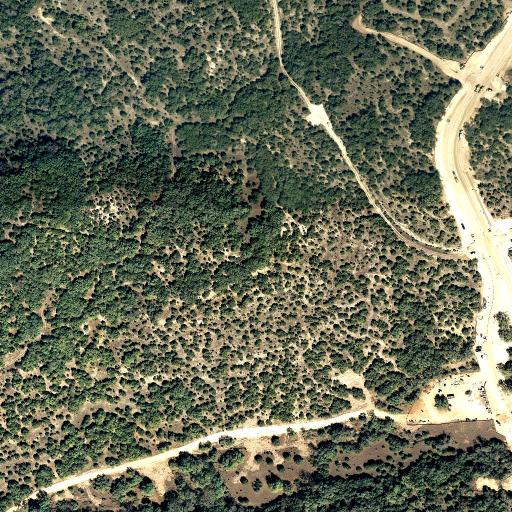
#> input picture data/Lot1_A/train_128.png, 1024 x 1024 px (shown at 1/2 size)
$ python -i forest_pipeline.py   (imports and definitions only)
#> lines starting #> are read from the running program, lines starting #| are printed output that depends on the picture
import numpy as np
from scipy import ndimage as ndi
from sklearn.cluster import KMeans, AgglomerativeClustering
from sklearn.metrics import silhouette_score
from skimage import color, io, morphology, util
from matplotlib import cm


# [7 lines left out: function load_image, not called in this run]


def rgb_to_hsv(image):
    return color.rgb2hsv(image)
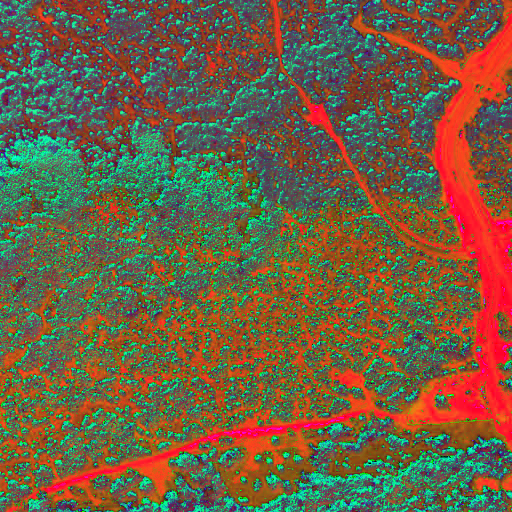
#> returned value: shape (1024, 1024, 3) float64 (shown at 1/2 size); mean of channels 0, 1, 2 0.265, 0.373, 0.442; drawn as B, G, R


def green_ratio(image, eps=1e-8):
#> called with eps = 1e-08
    rgb = image[..., :3]
    total = np.sum(rgb, axis=-1, keepdims=True) + eps
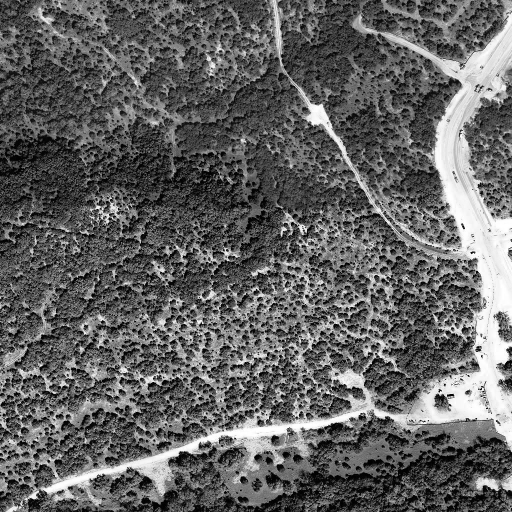
#> total: shape (1024, 1024, 1) float64 (shown at 1/2 size); min 1e-08, max 765, mean 297.2; drawn with min black and max white
    ratio = rgb[..., 1:2] / total
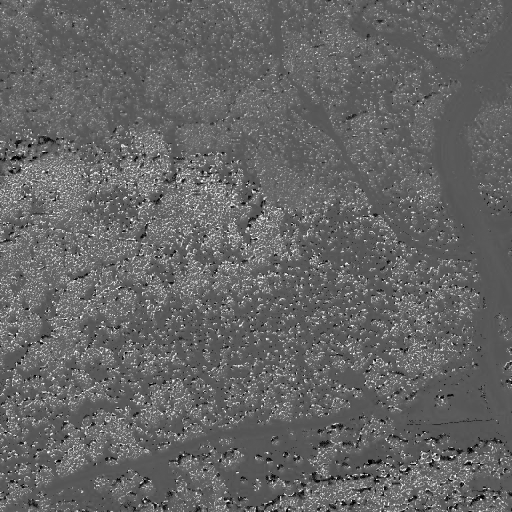
#> ratio: shape (1024, 1024, 1) float64 (shown at 1/2 size); min 0, max 1, mean 0.398
    return np.clip(ratio[..., 0], 0.0, 1.0)


def local_mean_variance(gray, radius=7):
#> called with radius = 7
    if gray.ndim != 2:
        raise ValueError('Local features require a grayscale image')
    size = 2 * radius + 1
    mean = ndi.uniform_filter(gray, size=size)
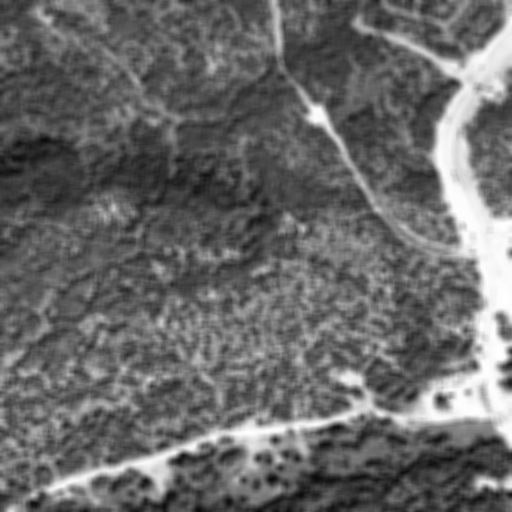
#> mean: shape (1024, 1024) float64 (shown at 1/2 size); min 0.033, max 0.999, mean 0.412
    mean_sq = ndi.uniform_filter(gray**2, size=size)
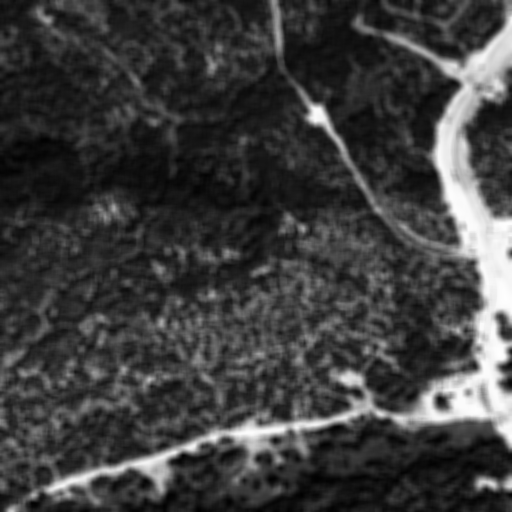
#> mean_sq: shape (1024, 1024) float64 (shown at 1/2 size); min 0.00286, max 0.997, mean 0.243
    variance = np.clip(mean_sq - mean**2, 0.0, None)
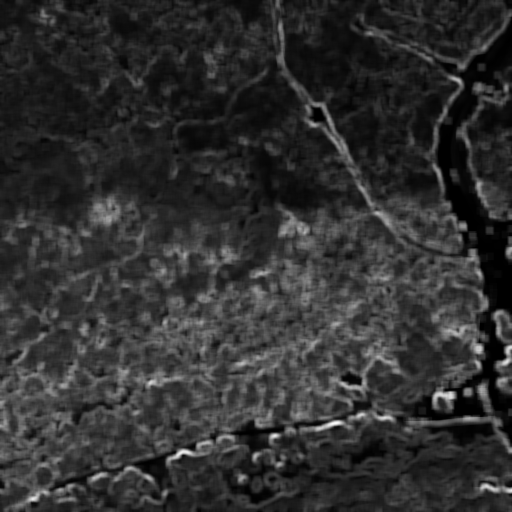
#> variance: shape (1024, 1024) float64 (shown at 1/2 size); min 5.25e-07, max 0.208, mean 0.0396; drawn with min black and max white
    return mean, variance


def build_pixel_features(image, include_local=True, radius=7):
    rgb = image[..., :3]
    hsv = rgb_to_hsv(rgb)
    ratio = green_ratio(rgb)[..., np.newaxis]
    gray = color.rgb2gray(rgb)
    features = [rgb, hsv, ratio]
    if include_local:
        local_mean, local_var = local_mean_variance(gray, radius=radius)
        features.append(local_mean[..., np.newaxis])
        features.append(local_var[..., np.newaxis])
    return np.concatenate(features, axis=-1)


# [24 lines left out: functions sample_pixel_features, choose_cluster_count, not called in this run]


def hierarchical_clustering(sampled_features, n_clusters=4, linkage='ward'):
    model = AgglomerativeClustering(n_clusters=n_clusters, linkage=linkage)
    return model.fit_predict(sampled_features)


# [28 lines left out: functions segment_kmeans, identify_vegetation_cluster, clean_mask, not called in this run]


def compute_area(mask, pixel_area=1.0):
    return float(mask.sum() * pixel_area)


# [24 lines left out: functions deforestation_map, overlay_mask, color_segments, not called in this run]

>>> import cv2
>>> picture = cv2.cvtColor(cv2.imread('../data/Lot1_A/train_128.png'), cv2.COLOR_BGR2RGB)
>>> result = build_pixel_features(picture)

$ run again, on data/Lot1_A/val_1.png
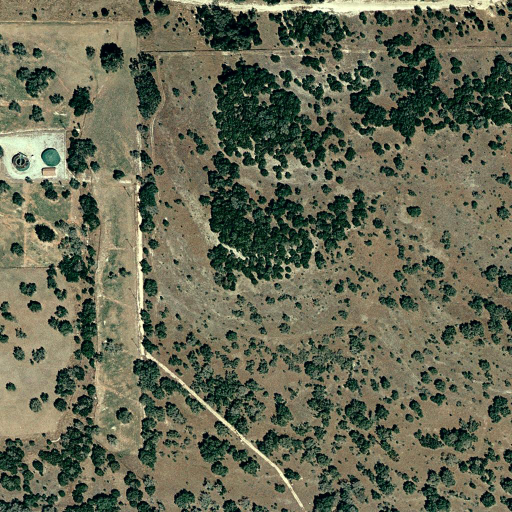
#> input picture data/Lot1_A/val_1.png, 1024 x 1024 px (shown at 1/2 size)
#> in local_mean_variance, `mean_sq = ndi.uniform_filter(gray**2, size=size)`:
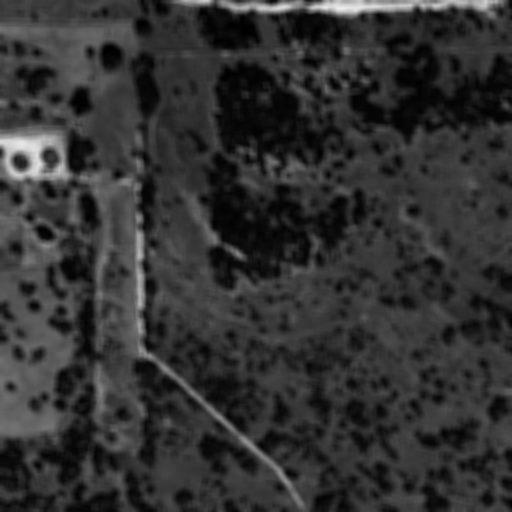
#> mean_sq: shape (1024, 1024) float64 (shown at 1/2 size); min 0.000177, max 0.932, mean 0.199
#> in local_mean_variance, `variance = np.clip(mean_sq - mean**2, 0.0, None)`:
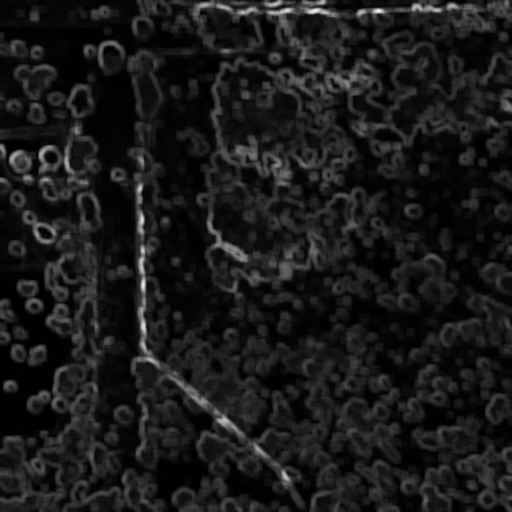
#> variance: shape (1024, 1024) float64 (shown at 1/2 size); min 7.69e-05, max 0.186, mean 0.019; drawn with min black and max white

$ run again, on data/Lot1_A/val_12.png
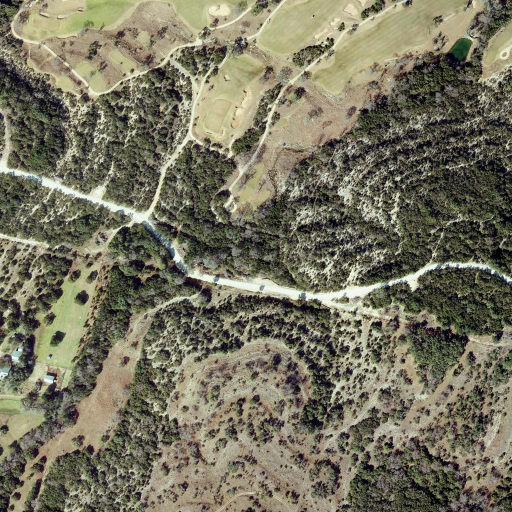
#> input picture data/Lot1_A/val_12.png, 1024 x 1024 px (shown at 1/2 size)
#> in local_mean_variance, `mean_sq = ndi.uniform_filter(gray**2, size=size)`:
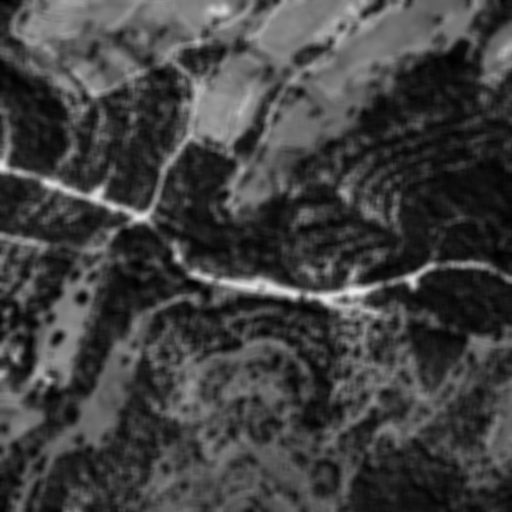
#> mean_sq: shape (1024, 1024) float64 (shown at 1/2 size); min 0.0019, max 0.915, mean 0.255
#> in local_mean_variance, `variance = np.clip(mean_sq - mean**2, 0.0, None)`:
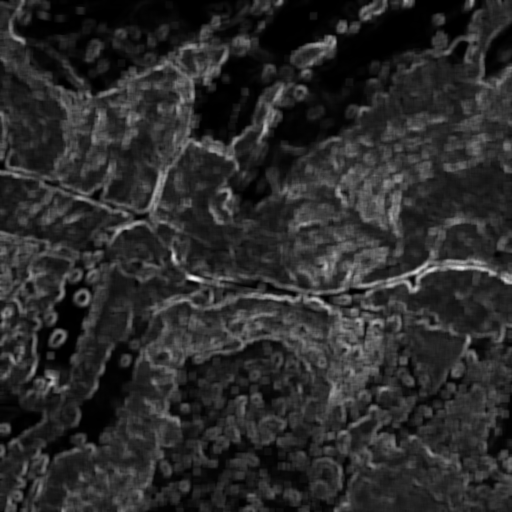
#> variance: shape (1024, 1024) float64 (shown at 1/2 size); min 4.94e-05, max 0.147, mean 0.0249; drawn with min black and max white

$ run again, on data/Lot1_A/val_15.png
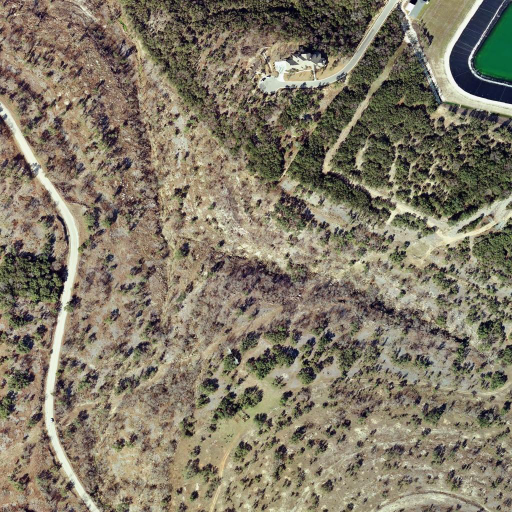
#> input picture data/Lot1_A/val_15.png, 1024 x 1024 px (shown at 1/2 size)
#> in local_mean_variance, `mean_sq = ndi.uniform_filter(gray**2, size=size)`:
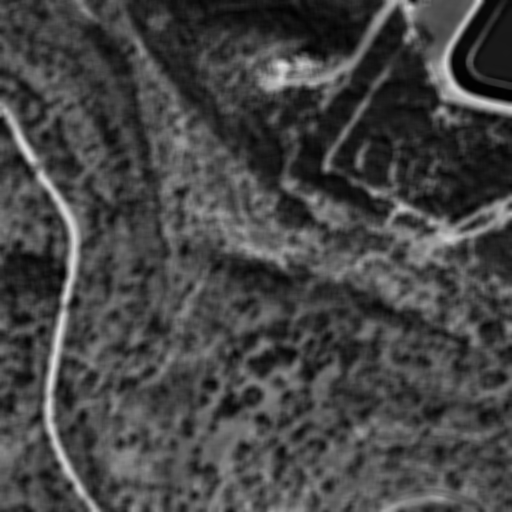
#> mean_sq: shape (1024, 1024) float64 (shown at 1/2 size); min 0.00697, max 0.873, mean 0.271
#> in local_mean_variance, `variance = np.clip(mean_sq - mean**2, 0.0, None)`:
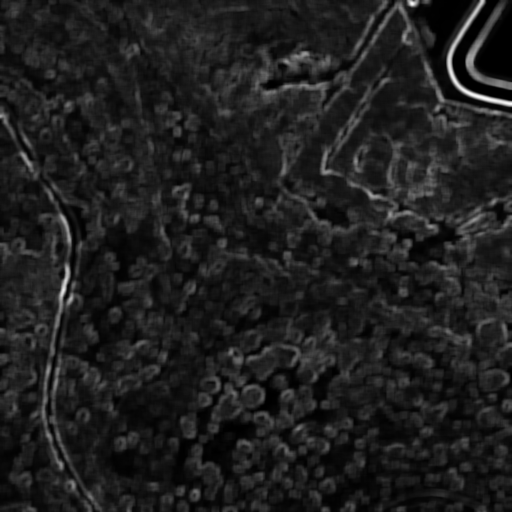
#> variance: shape (1024, 1024) float64 (shown at 1/2 size); min 0, max 0.18, mean 0.0222; drawn with min black and max white
